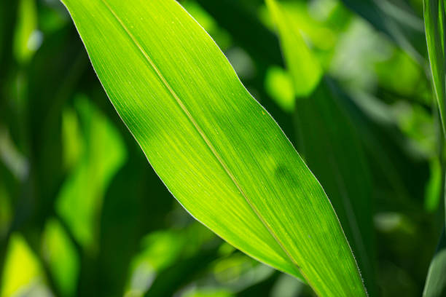
#> input picture dataset/saines/s1.png, 446 x 297 px, shrunk from 612 x 408 before the run
$ python main.py   (older library calls are emulated)
#> lines starting #> are read from the running program, lines starting #| are printed output that depends on the picture; after the words box and inside, x2 and y2 are one past the last pixel; in counts of white or black regions, pixels touching at a corner belong together
### src/models/feature_extractor.py
"""
Ce fichier fait partie de la couche 'Model' dans l'architecture MVC.
Sa responsabilité unique (SOC) est de traiter les images (données brutes)
et d'en extraire des caractéristiques mathématiques (features) pour notre algorithme.
Aucun affichage (print ou interface graphique) ne doit se faire ici.
"""

# Importation des bibliothèques nécessaires
import os          # Permet de naviguer dans les dossiers et lister les fichiers
import cv2         # OpenCV : bibliothèque de traitement d'images
import numpy as np # NumPy : bibliothèque de calcul mathématique (tableaux, matrices)
import pandas as pd # Pandas : bibliothèque de manipulation de données (tableaux, CSV)
from skimage.measure import shannon_entropy # skimage : scikit-image pour calculer l'entropie

def charger_image(chemin_image):
    """
    Étape 1.1 — Charge une image depuis le disque et la convertit en format RGB.

    Explication :
    Par défaut, OpenCV charge les images au format BGR (Bleu, Vert, Rouge).
    Nous le convertissons en RGB (Rouge, Vert, Bleu) qui est le format standard
    et plus intuitif pour la manipulation de couleurs.
    """
    # Vérifier d'abord si le fichier existe vraiment
    if not os.path.exists(chemin_image):
        # Si le fichier n'existe pas, on retourne None avec une erreur silencieuse (pas de print)
        return None

    # Lecture de l'image (format BGR par défaut pour cv2)
    image_bgr = cv2.imread(chemin_image)

    # Vérification que l'image a bien été chargée sans erreur
    if image_bgr is None:
        return None

    # Conversion de l'image de l'espace colorimétrique BGR vers RGB
    image_rgb = cv2.cvtColor(image_bgr, cv2.COLOR_BGR2RGB)

    return image_rgb

def extraire_pct_rouille(image):
    """
    Étape 1.2 — Calcule le pourcentage de pixels de couleur "rouille" dans l'image.

    Explication :
    Nous convertissons l'image au format HSV (Hue, Saturation, Value).
    L'espace HSV sépare la teinte (la couleur pure) de l'éclairage,
    ce qui le rend très efficace pour isoler une couleur spécifique.
    Ici, nous créons des 'masques' pour isoler l'orange et le marron.
    """
    # Conversion de l'image RGB vers l'espace colorimétrique HSV
    image_hsv = cv2.cvtColor(image, cv2.COLOR_RGB2HSV)

    # Plage 1 : Couleur orangée
    # En OpenCV, H (Hue) va de 0 à 179. S et V vont de 0 à 255.
    borne_basse_orange = np.array([10, 50, 50])
    borne_haute_orange = np.array([25, 255, 255])

    # Création d'un masque binaire (1=orange, 0=autre couleur)
    masque_orange = cv2.inRange(image_hsv, borne_basse_orange, borne_haute_orange)

    # Plage 2 : Couleur brun/marron
    borne_basse_marron = np.array([5, 40, 30])
    borne_haute_marron = np.array([15, 255, 255])

    # Création du deuxième masque binaire
    masque_marron = cv2.inRange(image_hsv, borne_basse_marron, borne_haute_marron)

    # Fusion des deux masques (soit c'est orange, soit c'est marron)
    # L'opération bitwise_or prend le pixel actif si l'un ou l'autre masque est actif
    masque_fusion = cv2.bitwise_or(masque_orange, masque_marron)

    # Compter le nombre de pixels blancs dans notre masque fusionné
    pixels_rouille = np.count_nonzero(masque_fusion)

    # Compter le nombre total de pixels dans l'image (hauteur * largeur)
    total_pixels = image.shape[0] * image.shape[1]

    # Calcul du ratio (pourcentage entre 0 et 1)
    pct_rouille = pixels_rouille / total_pixels

    return float(pct_rouille)

def extraire_rugosite(image):
    """
    Étape 1.3 — Mesure la rugosité de l'image via la variance des gradients (filtre de Sobel).

    Explication :
    Le filtre de Sobel détecte les contours et irrégularités (changements brusques d'intensité).
    Plus la feuille est rugueuse (présence de pustules de rouille), plus il y aura
    des variations brusques. La variance de la magnitude totale exprime cette rugosité.
    """
    # Conversion de l'image en niveaux de gris (simplification colorimétrique)
    image_gris = cv2.cvtColor(image, cv2.COLOR_RGB2GRAY)

    # Application du filtre Sobel sur l'axe X (horizontal) pour capter les gradients
    # CV_64F est un type 'float' de haute précision pour garder le sens positif/négatif
    sobel_x = cv2.Sobel(image_gris, cv2.CV_64F, 1, 0, ksize=3)

    # Application du filtre Sobel sur l'axe Y (vertical)
    sobel_y = cv2.Sobel(image_gris, cv2.CV_64F, 0, 1, ksize=3)

    # Calcul de la magnitude exacte de ces deux vecteurs (Théorème de Pythagore)
    magnitude = np.sqrt(sobel_x**2 + sobel_y**2)

    # Calcul de la variance mathématique de la magnitude
    rugosite = np.var(magnitude)

    return float(rugosite)

def extraire_entropie_texture(image):
    """
    Étape 1.4 — Calcule l'entropie de Shannon de l'image (mesure de désordre visuel).

    Explication :
    L'entropie quantifie l'uniformité des pixels.
    Si les pixels se ressemblent tous (feuille saine uniforme), l'entropie est très faible.
    Si les pixels sont chaotiques (feuille malade à pustules multiples), l'entropie est forte.
    """
    # Conversion au préalable en image niveaux de gris
    image_gris = cv2.cvtColor(image, cv2.COLOR_RGB2GRAY)

    # Calcul grâce à l'algorithme de Shannon (disponible depuis skimage.measure)
    entropie = shannon_entropy(image_gris)

    return float(entropie)

def extraire_features_image(chemin_image, label):
    """
    Étape 1.5 — Orchestre l'extraction des 3 caractéristiques pour une seule image.

    Explication :
    Gèront l'assemblage complet du pipeline d'une image.
    Nous appelerons successivement toutes nos fonctions d'extractions pour former un dictionnaire.
    """
    # Étape 1: Charger l'image proprement
    img = charger_image(chemin_image)

    # Si le chargement échoue, on arrête là l'extraction
    if img is None:
        return None

    # Étape 2: Calcul des 3 "Features" algorithmiques
    pct_rouille = extraire_pct_rouille(img)
    rugosite = extraire_rugosite(img)
    entropie = extraire_entropie_texture(img)

    # Récupérer juste le nom du fichier (et non le chemin complet vers les répertoires)
    nom_fichier = os.path.basename(chemin_image)

    return {
        "ID_Image": nom_fichier,
        "pct_rouille": pct_rouille,
        "rugosite": rugosite,
        "entropie_texture": entropie,
        "label_malade": label
    }

def construire_dataframe(dossier_saines, dossier_malades):
    """
    Étape 1.6 — Parcourt tous les dossiers d'images et construit le tableau final en CSV.

    Explication :
    À partir de multiples images, nous allons structurer tous nos "dictionnaires" en
    un seul et même tableau global pour que la Partie 2 puisse alimenter notre intelligence artificielle.
    """
    toutes_les_lignes = []

    # --- Traitement des images saines (label technique = 0) ---
    if os.path.exists(dossier_saines):
        for nom_fichier in os.listdir(dossier_saines):
            # Vérifier l'extension pour ignorer les fichiers système (ex: .DS_Store sous Mac)
            if nom_fichier.lower().endswith(('.png', '.jpg', '.jpeg')):
                chemin_complet = os.path.join(dossier_saines, nom_fichier)

                # Le label attribué par définition de la catégorie est `0`
                donnees_image = extraire_features_image(chemin_complet, label=0)

                if donnees_image is not None:
                    toutes_les_lignes.append(donnees_image)

    # --- Traitement des images malades (label technique = 1) ---
    if os.path.exists(dossier_malades):
        for nom_fichier in os.listdir(dossier_malades):
            if nom_fichier.lower().endswith(('.png', '.jpg', '.jpeg')):
                chemin_complet = os.path.join(dossier_malades, nom_fichier)

                # Le label attribué par définition de la catégorie est `1`
                donnees_image = extraire_features_image(chemin_complet, label=1)

                if donnees_image is not None:
                    toutes_les_lignes.append(donnees_image)

    # Si on n'a trouvé ou réussi à charger aucune image, on prévient en retournant un df vide.
    if len(toutes_les_lignes) == 0:
        # Renvoie un dataframe à colonnes justes même s'il est vide
        return pd.DataFrame(columns=["ID_Image", "pct_rouille", "rugosite", "entropie_texture", "label_malade"])

    # Conversion de cette vaste liste en objet DataFrame (Tableau)
    df_features = pd.DataFrame(toutes_les_lignes)

    # Préparation avant la sauvegarde: création de "data" si pas encore fait
    os.makedirs('data', exist_ok=True)
    chemin_csv = os.path.join('data', 'features.csv')

    # Écriture du fichier au format CSV dans /data/. index=False enlève la numérotation automatique native.
    df_features.to_csv(chemin_csv, index=False)

    return df_features

### src/controllers/pipeline_controller.py
"""
Couche Controller : Chef d'Orchestre !
Il organise intelligemment le dialogue entre notre extraction (Model),
nos calculs mathématiques d'IA (Model) et ce qu'on voit sur l'écran (View).
"""
import os
import pickle # Pickle permet de "congeler" un objet en python pour le stocker sur votre disque dur
import pandas as pd
import numpy as np
from sklearn.tree import DecisionTreeClassifier
from sklearn.ensemble import RandomForestClassifier

# --- IMPORTATION DES MODULES MAISON (Models & Views) ---
from src.models.feature_extractor import construire_dataframe
from src.models.decision_tree import construire_arbre, predire_tous as predire_arbre_perso
from src.models.random_forest import entrainer_foret, predire_foret as predire_foret_perso
from src.models.evaluator import diviser_donnees, calculer_metriques
from src.views.results_view import afficher_tableau_comparatif, afficher_message


def preparer_donnees_test(dossier_saines, dossier_malades):
    """
    Fonction bonus pour vous permettre de passer le test sans télécharger 100 images sur Google !
    - Vérifie si les répertoires ont des images, sinon invente un Dataframe simulé parfait.
    """
    # Ça lit vos dossiers
    df = construire_dataframe(dossier_saines, dossier_malades)

    # Si vous n'aviez pas mis de photos... On en simule mathématiquement !
    if df.empty or len(df) < 10:
        afficher_message("Pas assez de vraies images trouvées. Simulation de 100 'Virtual-Images' pour tester les Performances...")
        np.random.seed(42) # Rendant le hasard "prévisible" à chaque réexécution

        # Variables : [pct_rouille, rugosite, entropie_texture, classe_label]
        # Les feuilles malades auront une très forte rugosité (20-40), les saines auront une très faible (5-15)
        saines = np.column_stack((
            np.random.uniform(0.0, 0.2, 50),
            np.random.uniform(5.0, 15.0, 50),
            np.random.uniform(2.0, 4.0, 50),
            np.zeros(50)
        ))
        malades = np.column_stack((
            np.random.uniform(0.6, 0.9, 50),
            np.random.uniform(20.0, 40.0, 50),
            np.random.uniform(6.0, 8.0, 50),
            np.ones(50)
        ))

        df = pd.DataFrame(np.vstack((saines, malades)), columns=['pct_rouille', 'rugosite', 'entropie_texture', 'label_malade'])
        # Sauvegarde
        os.makedirs('data', exist_ok=True)
        df.to_csv('data/features.csv', index=False)

    return df

def lancer_pipeline_complet():
    """
    Étape 3C.4 — Relie absolument tous les câbles du projet depuis la feature extraction jusqu'au Pickle.
    """
    afficher_message("Demarrage du Super Pipeline Controller !")

    # ÉTAPE A : Collecte
    dossier_saines = os.path.join('dataset', 'saines')
    dossier_malades = os.path.join('dataset', 'malades')
    df = preparer_donnees_test(dossier_saines, dossier_malades)
#> in charger_image, image_bgr is the input picture: shape (297, 446, 3); mean B, G, R 12.1, 126.1, 71.5
#> in extraire_pct_rouille, `pixels_rouille = np.count_nonzero(masque_fusion)`: pixels_rouille = 0
#> in extraire_rugosite, `image_gris = cv2.cvtColor(image, cv2.COLOR_RGB2GRAY)`:
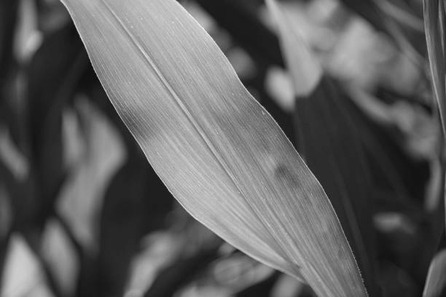
#> image_gris: shape (297, 446); min 4, max 238, mean 96.8
#> in extraire_rugosite, `sobel_y = cv2.Sobel(image_gris, cv2.CV_64F, 0, 1, ksize=3)`:
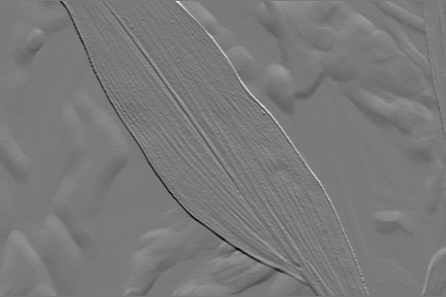
#> sobel_y: shape (297, 446) float64; min -488, max 529, mean -0.4; drawn with min black and max white
#> in extraire_rugosite, `magnitude = np.sqrt(sobel_x**2 + sobel_y**2)`:
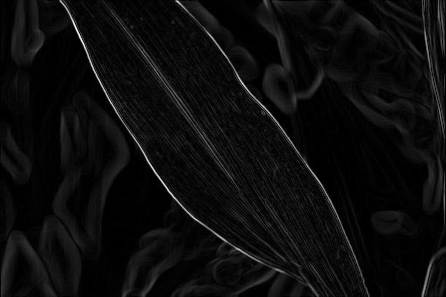
#> magnitude: shape (297, 446) float64; min 0, max 750.3, mean 37.9; drawn with min black and max white
#> in extraire_rugosite, `rugosite = np.var(magnitude)`: rugosite = 2527.7
#> in extraire_entropie_texture, `entropie = shannon_entropy(image_gris)`: entropie = 7.31
#> in construire_dataframe, `donnees_image = extraire_features_image(chemin_complet, label=0)`: donnees_image = {'ID_Image': 's1.png', 'pct_rouille': 0, 'rugosite': 2527.7, 'entropie_texture': 7.31, 'label_malade': 0}
#> call 2 of charger_image, with chemin_image = 'dataset/malades/m1.png'
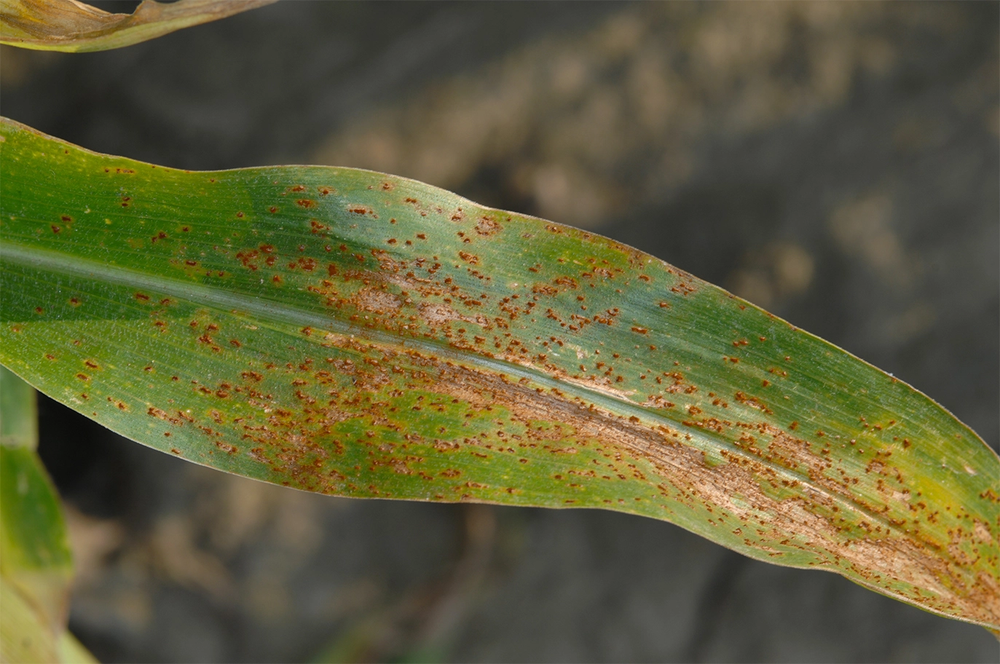
#> input picture dataset/malades/m1.png, 1000 x 664 px, shrunk from 1373 x 912 before the run
#> in charger_image, image_bgr is the input picture: shape (664, 1000, 3); mean B, G, R 57.2, 93.6, 96.3
#> in extraire_pct_rouille (call 2), `masque_orange = cv2.inRange(image_hsv, borne_basse_orange, borne_haute..`:
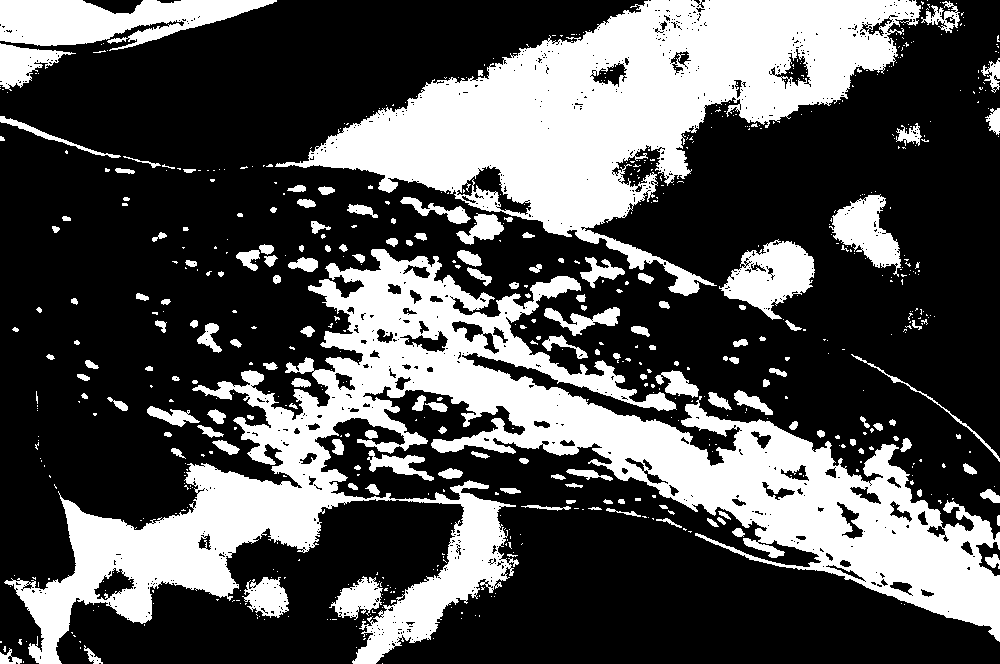
#> masque_orange: shape (664, 1000); 32.6% white; 690 white regions (532 under 20 px), largest, box (x1, y1, x2, y2) and area: (4, 249, 1000, 664) 107698, (275, 0, 921, 296) 69310, (0, 0, 277, 51) 8388
#> in extraire_pct_rouille (call 2), `masque_marron = cv2.inRange(image_hsv, borne_basse_marron, borne_haute..`:
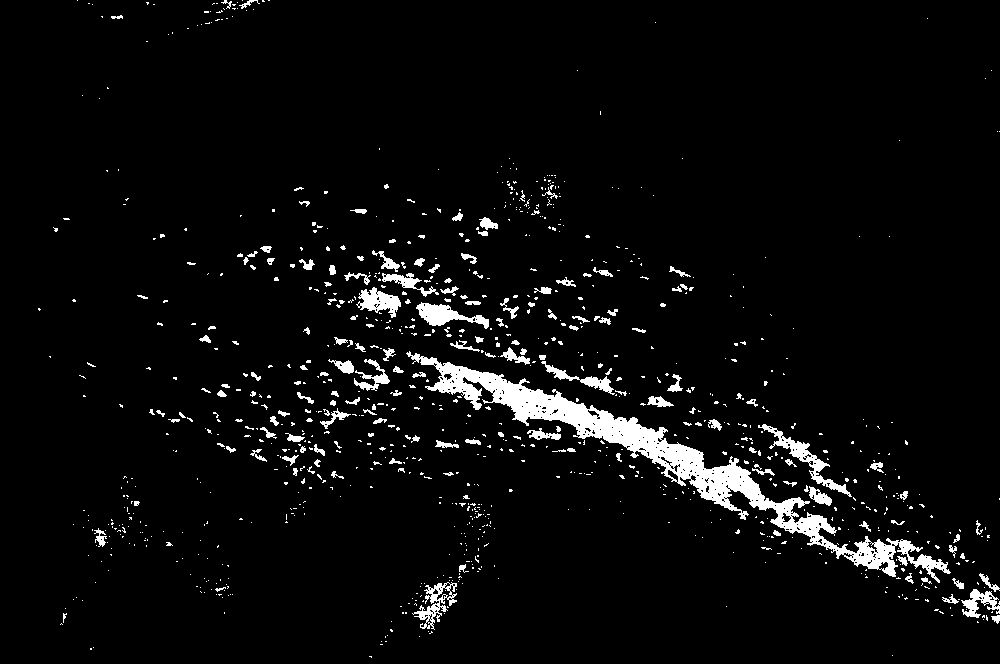
#> masque_marron: shape (664, 1000); 4.5% white; 1000 white regions (842 under 20 px), largest, box (x1, y1, x2, y2) and area: (406, 351, 951, 583) 12954, (758, 424, 852, 497) 1028, (416, 302, 489, 329) 840
#> in extraire_pct_rouille (call 2), `pixels_rouille = np.count_nonzero(masque_fusion)`: pixels_rouille = 216334
#> in extraire_pct_rouille (call 2), `pct_rouille = pixels_rouille / total_pixels`: pct_rouille = 0.326
#> in extraire_rugosite (call 2), `image_gris = cv2.cvtColor(image, cv2.COLOR_RGB2GRAY)`:
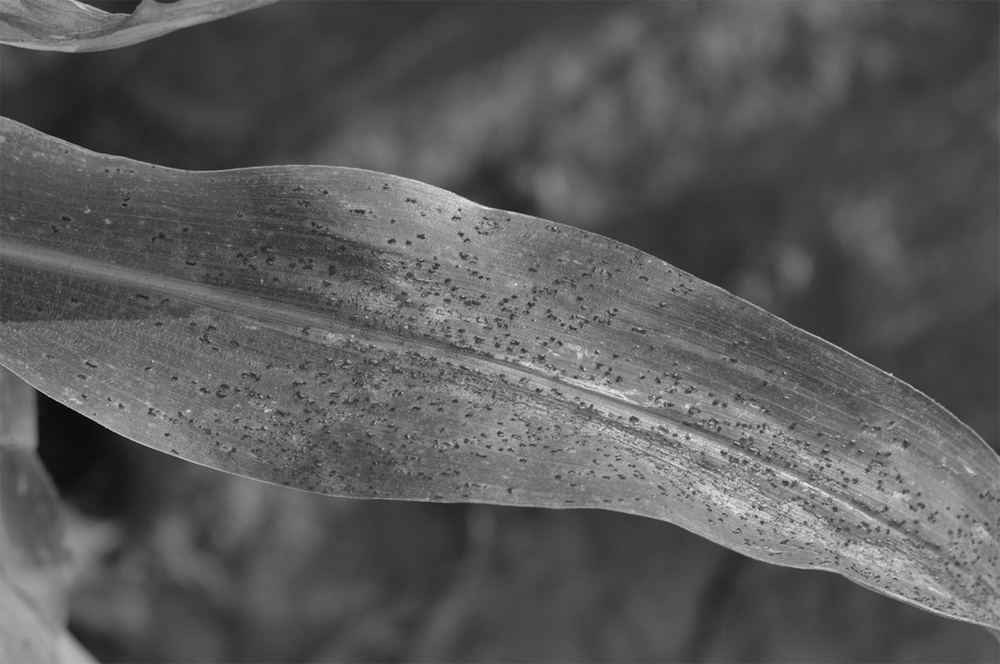
#> image_gris: shape (664, 1000); min 0, max 243, mean 90.2
#> (the rest of the program and of its run is left out)
